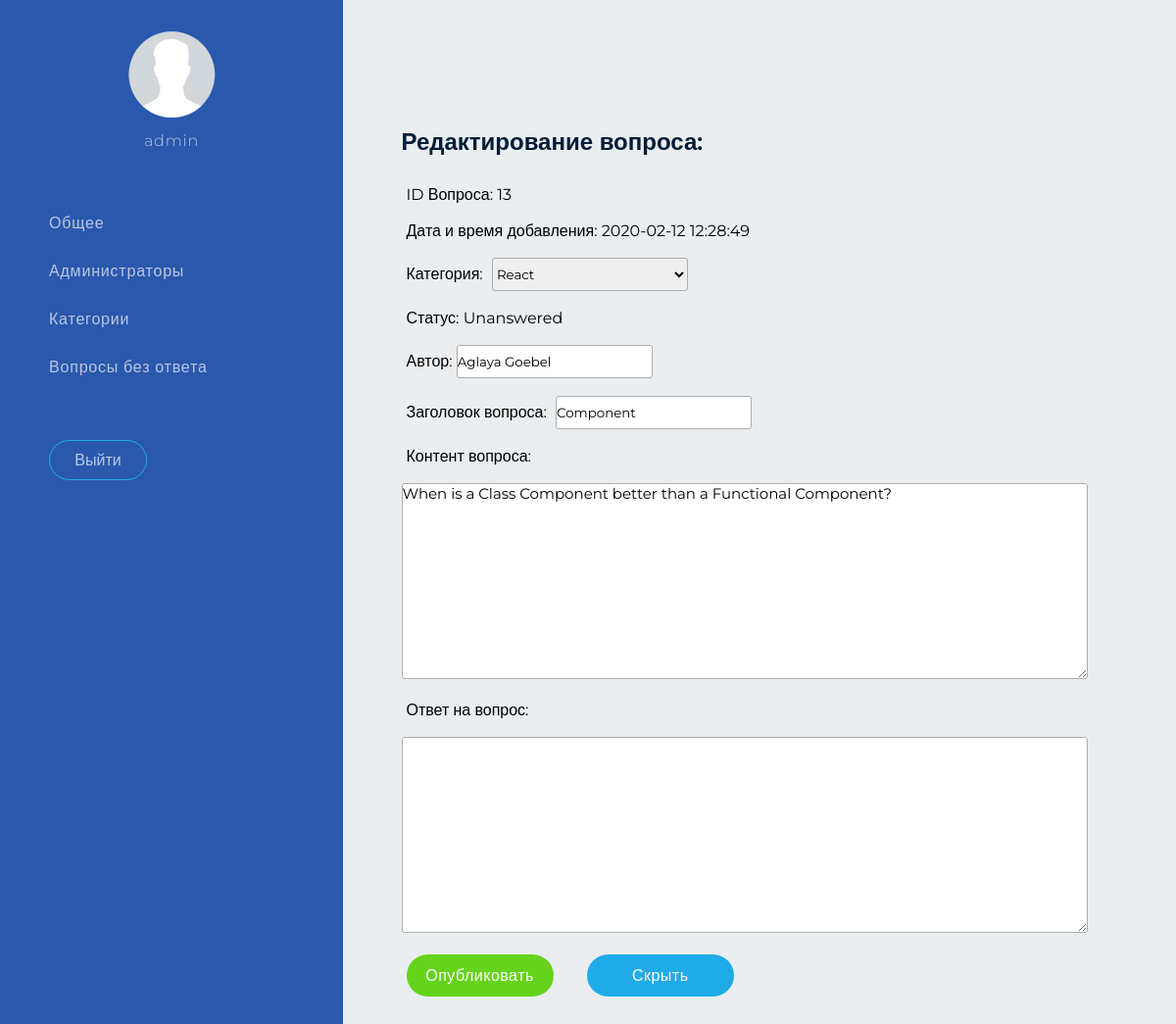
Screenshot of /index.php?c=admin&a=questionEdit&categoryId=3&questionId=13 (signed in) with the database file from the repository.
### tables this page shows
CREATE TABLE `questions`
(
  `id`          smallint(6) NOT NULL AUTO_INCREMENT,
  `title`       text,
  `category_id` smallint(6) NOT NULL,
  `author_id`   smallint(6) DEFAULT NULL,
  `content`     text      NOT NULL,
  `answer`      varchar(1000)      DEFAULT NULL,
  `status_id`   smallint(6) DEFAULT 1,
  `date_added`  timestamp NOT NULL DEFAULT CURRENT_TIMESTAMP,
  PRIMARY KEY (`id`)
);

CREATE TABLE `statuses`
(
  `id`     int(11) NOT NULL AUTO_INCREMENT,
  `status` tinytext NOT NULL,
  PRIMARY KEY (`id`)
);

CREATE TABLE `authors`
(
  `id`    int(11) NOT NULL AUTO_INCREMENT,
  `name`  varchar(50)  NOT NULL,
  `email` varchar(255) NOT NULL,
  PRIMARY KEY (`id`)
);

### index.php (called while the page is built, shortened)
<?php
class Di
{
  public function config()
  {
    $config = include 'config.php';
    return $config;
  }
  public function db()
  {
    $config = $this->config();
    try {
      $db = new PDO('mysql:host='.$config['host'].';dbname='.$config['dbname'].';charset=UTF8', $config['user'], $config['pass']);
    } catch (PDOException $e) {
      die('Database error: '.$e->getMessage().'<br/>');
    }
    return $db;
  }
  public function render($template, $params=[])
  {
    $fileTemplate='template/'.$template;
    if (is_file($fileTemplate)) {
      include $fileTemplate;
    }
  }
}
include 'router/router.php';
?>

### controller/AdminController.php (called while the page is built, shortened)
<?php
include 'model/Category.php';
include 'model/Question.php';
class AdminController
{
  public function questionEdit()
  {
    $message="";
    if (isset($_GET['categoryId']) && isset($_GET['questionId'])) {
      $question = new Question;
      $category = new Category;
      $question = $question->getQuestionById($_GET['questionId']);
      $categories = $category->getCategories();
      Di::get()->render('questionEdit.php', ['question' => $question,'categories' => $categories, 'message' => $message]);
    } else {
      header('Location: index.php');
    }
  }
}
?>

### router/router.php (called while the page is built, shortened)
<?php
$controllersAndActions = [
  'admin' => [
    'logout',
    'login',
    'main',
    'questionsWithoutAnswer',
    'questionsWithoutAnswerQuestionDelete',
    'questionsWithoutAnswerChangeStatus',
    'adminList',
    'adminAdd',
    'adminDelete',
    'adminChangePassword',
    'categoryList',
    'categoryAdd',
    'categoryQuestionsDelete',
    'questionList',
    'questionChangeStatus',
    'questionDelete',
    'questionEdit'
  ],
  'front' => [
    'enter',
    'categories',
    'sendQuestion'
  ]
];
if (!isset($_GET['c']) || !isset($_GET['a'])) {
  $controller = 'front';
  $action = 'enter';
} else {
  $controller = $_GET['c'];
  $action = $_GET['a'];
}
foreach($controllersAndActions as $key =>$actions) {
  if ($key === $controller) {
    foreach($actions as $item) {
      if ($item === $action) {
        createController($key, $item);
      }
    }
  }
}
function createController($controller, $action)
{
  $controllerText = $controller . 'Controller';
  $controllerFile = 'controller/' . ucfirst($controllerText) . '.php';
  if (is_file($controllerFile)) {
    if (class_exists($controllerText)) {
      $controller = new $controllerText();
      if (method_exists($controller, $action)) {
        $controller->$action();
      } else {
        echo 404;
      }
    } else {
      echo 404;
    }
  } else {
    echo 404;
  }
}
?>

### model/Question.php (called while the page is built, shortened)
<?php
class Question
{
  public function getQuestionById($questionId)
  {
    $sql = "
    SELECT
      q.id as id,
      q.date_added as date_added,
      q.category_id as category_id,
      c.title as category,
      q.title as title,
      s.status as status,
      a.name as author_name,
      q.title as title,
      q.content as content,
      q.answer as answer
    FROM questions q
    INNER JOIN categories c
      ON q.category_id=c.id
    INNER JOIN authors a
      ON q.author_id=a.id
    INNER JOIN statuses s
      ON q.status_id=s.id
    WHERE q.id = :id
    ";
    $sth = Di::get()->db()->prepare($sql);
    $sth->execute([
      ':id' => $questionId
    ]);
    $result = $sth->fetchAll(PDO::FETCH_ASSOC);
    return $result[0];
  }
}
?>

### model/Category.php (called while the page is built, shortened)
<?php
class Category
{
  public function getCategories()
  {
    $sth = Di::get()->db()->prepare("SELECT id, title FROM categories");
    $sth->execute();
    $result = $sth->fetchAll(PDO::FETCH_ASSOC);
    return $result;
  }
}
?>

### template/questionEdit.php (the view, shortened to what this page needs)
<!DOCTYPE html>
<html lang="en">
<head>
  <link rel="stylesheet" href="template/css/style.css">
</head>
<body>
<section class="menuAdmin">
  <div class="menuAdmin__admin">
    <img src="template/i/admin_logo.png" alt=""/>
    <p class="menuAdmin__admin-name"><?php echo $_SESSION['login'] ?></p>
  </div>
  <a class="menuAdmin__link" href="index.php?c=admin&a=main">Общее</a>
  <a class="menuAdmin__link" href="index.php?c=admin&a=adminList">Администраторы</a>
  <a class="menuAdmin__link" href="index.php?c=admin&a=categoryList">Категории</a>
  <a class="menuAdmin__link" href="index.php?c=admin&a=questionsWithoutAnswer">Вопросы без ответа</a>
  <form class="menuAdmin__exit" action="index.php?c=admin&a=logout" method="post">
    <input class="menuAdmin__exit-button" type="submit" name='logout' value="Выйти">
  </form>
</section>
<div class="content">
  <?php if (isset($message)) { ?>
    <h3 class="error"><?php echo $message ?></h3>
  <?php } ?>
  <section class="content__item">
    <h2 class="content__title">Редактирование вопроса:</h2>
    <div class="content__question">
      <p class="content__question-item">ID Вопроса: <?php echo $question['id'] ?></p>
      <p class="content__question-item">Дата и время добавления: <?php echo $question['date_added'] ?></p>
      <form
          action="index.php?c=admin&a=questionEdit&categoryId=<?php echo $question['category_id'] ?>&questionId=<?php echo $question['id'] ?>"
          method="POST">
        <span class="content__question-item">Категория:</span>
        <select class="select" name="newCategory">
          <?php foreach ($categories as $category) { ?>
            <option value="<?php echo $category['id'] ?>"
                    <?php if ($category['title'] === $question['category']) : ?>selected<?php endif ?>><?php echo $category['title'] ?></option>
          <?php } ?>
        </select>
        <p class="content__question-item">Статус: <?php echo $question['status'] ?></p>
        <div class="content__question-item">
          <span>Автор: </span>
          <input class="input" type="text" name="newAuthorName" value="<?php echo $question['author_name'] ?>"/>
        </div>
        <span class="content__question-item">Заголовок вопроса:</span>
        <input class="input" type="text" name="newTitle" value="<?php echo $question['title'] ?>"/>
        <p class="content__question-item">Контент вопроса:</p>
        <textarea name="newContent"><?php echo $question['content'] ?></textarea>
        <p class="content__question-item">Ответ на вопрос:</p>
        <textarea name="newAnswer"><?php echo $question['answer'] ?></textarea>
        <div class="content__question-item">
          <input class="button-public" type="submit" name="publish" value="Опубликовать"/>
          <input class="button-hide" type="submit" name="hide" value="Скрыть"/>
        </div>
      </form>
    </div>
  </section>
</div>
</body>
</html>

### template/css/style.css (style rules this page uses)
* { font-family: 'Montserrat', sans-serif; box-sizing: border-box; margin: 0; padding: 0; }
body { background-color: #eaeef1; }
a { text-decoration: none; }
.button-add, .button-delete-change, .button-public, .button-hide { color: #fff; text-align: center; border: none; cursor: pointer; letter-spacing: 0.5px; outline: none; }
.button-public, .button-hide { width: 150px; padding: 12px; margin-right: 30px; border-radius: 35px; font-size: 16px; }
.button-public { background-color: #65d31b; }
.button-hide { background-color: #1fabe8; }
.input, .select { width: 200px; height: 34px; margin-right: 10px; border: 1px solid #adadad; border-radius: 3px; }
textarea { width: 700px; height: 200px; border: 1px solid #adadad; border-radius: 3px; font-size: 15px; }
.menuAdmin { position: fixed; top:0; left:0; bottom: 0; width: 350px; padding: 30px 0; background-color: #2a58ad; color: #bec7e1; letter-spacing: 0.8px; font-size: 16px; font-weight: 300; }
.menuAdmin__admin { padding-bottom: 50px; text-align: center; }
.menuAdmin__admin-name { margin-top: 10px; }
.menuAdmin__link { display: block; padding: 15px 50px; color: #bec7e1; cursor: pointer; }
.menuAdmin__exit { margin-left: 50px; margin-top: 50px; }
.menuAdmin__exit-button { width: 100px; padding: 10px; color: #bec7e1; border: 1px solid#24aeef; border-radius: 30px; text-align: center; font-size: 16px; background-color: #2a58ad; outline: none; }
.content { padding: 50px 0; margin-left: 350px; background-color: #eaeef1; }
.content__item { padding: 50px 0; margin: 0 7%; }
.content__title { margin-bottom: 30px; font-weight: 600; color: #001c37; }
.content__question-item { margin: 18px 5px; }
.error { padding: 15px 0; margin: 0 7%; }

### rows the page displays
questions: id "13", date_added "2020-02-12 12:28:49", status.status "Unanswered", newAuthorName "Aglaya Goebel", newTitle "Component", newContent "When is a Class Component better than a Functional Component?"

### other values shown
$_SESSION['login'] "admin"
form field newCategory "React"
